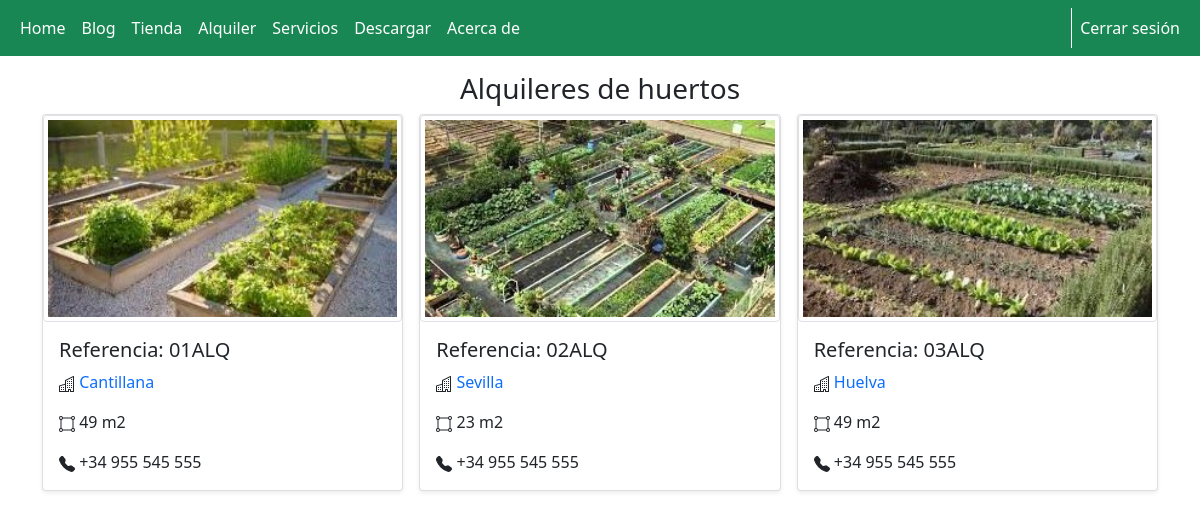
The page /alquiler.php (signed in) on the database its author committed.
### tables this page shows
CREATE TABLE `alquileres` (
  `id` int(11) NOT NULL,
  `referencia` varchar(25) NOT NULL,
  `localidad` varchar(50) NOT NULL,
  `metros` int(10) NOT NULL,
  `imagen` varchar(50) NOT NULL,
  `telefono` varchar(9) NOT NULL,
  `activa` int(1) NOT NULL
);

### config/conexion.php (called while the page is built, shortened)
<?php
Class Conexion extends Database {
    public function __construct() {
        $this->datos = "mysql:host=127.0.0.1;dbname=$this->dbname";
    }
    public function conexion() {
        try {
            $conn = new PDO($this->datos, $this->username, $this->password);
        } catch (PDOException $pe) {
            die("No se ha podido conectar con $this->dbname :" . $pe->getMessage());
        }
        return $conn;
    }
}

### config/funcionesAlquileres.php (called while the page is built, shortened)
<?php
require_once(__DIR__.'\conexion.php');
class FuncionesAlquileres{
    private $conexion;
    public function  __construct(){
        $bd = new Conexion;
        $this->conexion = $bd->conexion();
    }
    public function consultarAlquiler(){
        $sql = "SELECT * FROM `alquileres` WHERE `activa` = 1 ORDER BY referencia;";
        $query = $this->conexion -> prepare($sql);
        $query -> execute();
        $results = $query -> fetchAll(PDO::FETCH_OBJ);
        return $results;
    }
}

### alquiler.php (the view, shortened to what this page needs)
<?php
include('template/header.php');
if (isset($_SESSION['usuario']) && ($_SESSION['rol'] == '2' || $_SESSION['rol'] == '1')) {
    include 'config/funcionesAlquileres.php';
    $datos = new FuncionesAlquileres;
    $alquileres = $datos->consultarAlquiler();
?>
    <h3 class="text-center pt-3">Alquileres de huertos</h3>
    <div class="container">
        <div class="row row-cols-1 row-cols-sm-2 row-cols-md-3 g-3">
            <?php foreach ($alquileres as $alquiler) { ?>
                <div class="col">
                    <div class="card shadow-sm">
                        <?php
                        $imagen = "img/alquileres/" . $alquiler->imagen;
                        ?>
                        <img class="img-thumbnail img-fluid" src="<?php echo $imagen; ?>">
                        <div class="card-body">
                            <h5 class="card-title">Referencia: <?php echo strtoupper($alquiler->referencia); ?></h5>
                            <p class="card-text"> <a href="https://www.google.es/maps/place/<?php echo $alquiler->localidad; ?>" target="_blank" style="text-decoration:none"><?php echo $alquiler->localidad; ?></a></p>
                            <p class="card-text"></img> <?php echo $alquiler->metros; ?> m2</p>
                            <p class="card-text"> +34 955 545 555</p>
                        </div>
                    </div>
                </div>
            <?php } ?>
        </div>
    </div>
<?php
}
?>

### rows shown on the page
alquileres: imagen (picture), referencia "01ALQ", localidad "Cantillana", metros "49"
alquileres: imagen (picture), referencia "02ALQ", localidad "Sevilla", metros "23"
alquileres: imagen (picture), referencia "03ALQ", localidad "Huelva", metros "49"
